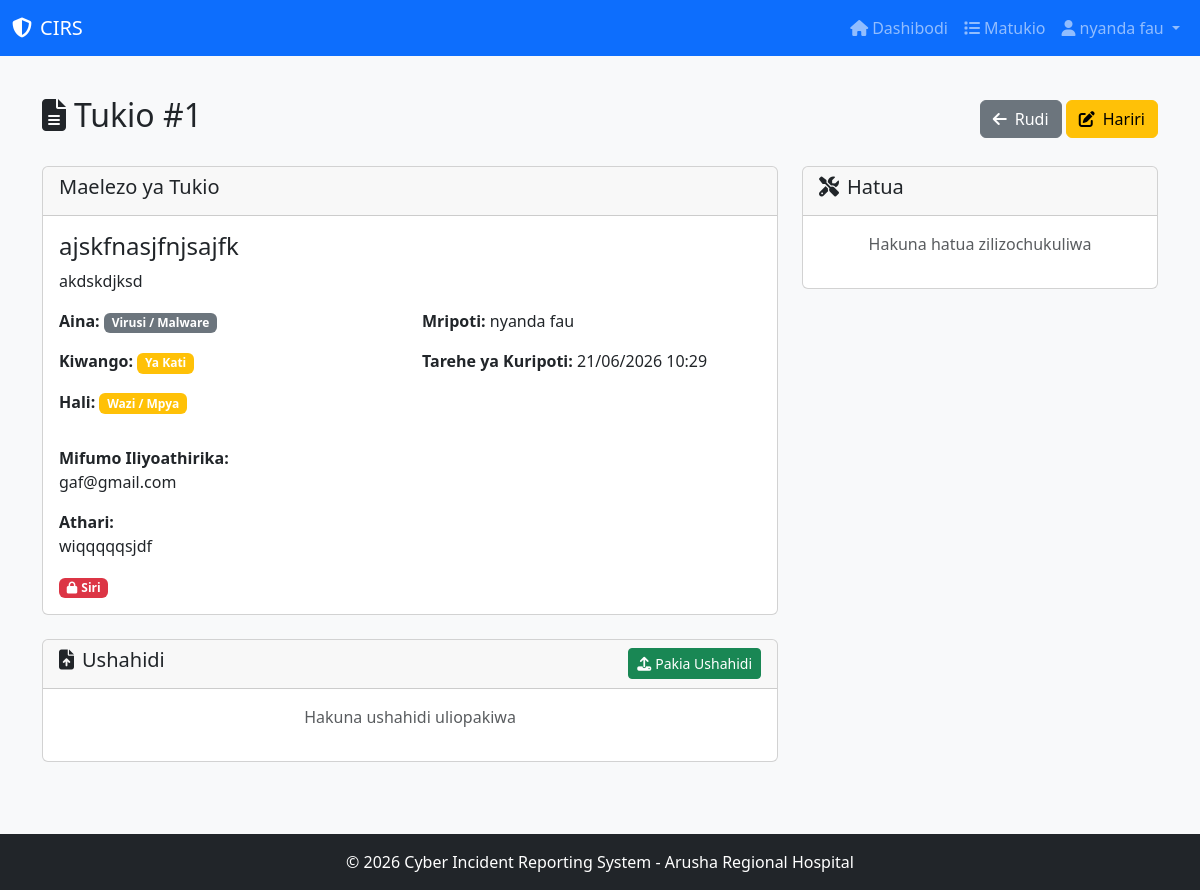
The page /incidents/1/ (signed in) on the database its author committed.
### cyberincident/models.py (models this page shows, shortened)
class Incident(models.Model):
    CATEGORY_CHOICES = [
        ('phishing', 'Ulaghai wa Barua Pepe'),
        ('ransomware', 'Mashambulizi ya Ransomware'),
        ('unauthorized', 'Upatikanaji Bila Idhini'),
        ('malware', 'Virusi / Malware'),
        ('ddos', 'Mashambulizi ya DDoS'),
        ('insider', 'Tishio la Ndani'),
        ('data_breach', 'Uvujaji wa Data'),
        ('other', 'Nyingine'),
    ]
    STATUS_CHOICES = [
        ('open', 'Wazi / Mpya'),
        ('investigating', 'Inachunguzwa'),
        ('contained', 'Imezuiliwa'),
        ('resolved', 'Imetatuliwa'),
        ('closed', 'Imefungwa'),
    ]
    PRIORITY_CHOICES = [
        ('low', 'Ya Chini'),
        ('medium', 'Ya Kati'),
        ('high', 'Ya Juu'),
        ('critical', 'Muhimu Sana'),
    ]
    title = models.CharField(max_length=200, verbose_name='Kichwa')
    description = models.TextField(verbose_name='Maelezo')
    category = models.CharField(max_length=20, choices=CATEGORY_CHOICES, verbose_name='Aina')
    status = models.CharField(max_length=20, choices=STATUS_CHOICES, default='open', verbose_name='Hali')
    priority = models.CharField(max_length=10, choices=PRIORITY_CHOICES, default='medium', verbose_name='Kiwango')
    reporter = models.ForeignKey(User, on_delete=models.CASCADE, related_name='reported_incidents', verbose_name='Mripoti')
    assigned_to = models.ForeignKey(User, on_delete=models.SET_NULL, null=True, blank=True, related_name='assigned_incidents', verbose_name='Imepewa')
    affected_systems = models.TextField(blank=True, null=True, verbose_name='Mifumo Iliyoathirika')
    impact_description = models.TextField(blank=True, null=True, verbose_name='Athari')
    root_cause = models.TextField(blank=True, null=True, verbose_name='Chanzo')
    reported_at = models.DateTimeField(auto_now_add=True, verbose_name='Tarehe ya Kuripoti')
    updated_at = models.DateTimeField(auto_now=True, verbose_name='Tarehe ya Sasisho')
    resolved_at = models.DateTimeField(blank=True, null=True, verbose_name='Tarehe ya Kutatuliwa')
    is_confidential = models.BooleanField(default=False, verbose_name='Siri')
    is_escalated = models.BooleanField(default=False, verbose_name='Imepelekwa Juu')
    def get_status_color(self):
        colors = {
            'open': 'warning',
            'investigating': 'info',
            'contained': 'primary',
            'resolved': 'success',
            'closed': 'secondary',
        }
        return colors.get(self.status, 'secondary')
    def get_priority_color(self):
        colors = {
            'low': 'success',
            'medium': 'warning',
            'high': 'danger',
            'critical': 'danger',
        }
        return colors.get(self.priority, 'secondary')
    class Meta:
        ordering = ['-reported_at']

### cyberincident/views.py (the view)
# urls.py: path('incidents/<int:pk>/', views.incident_detail, name='incident_detail'),
@login_required
def incident_detail(request, pk):
    incident = get_object_or_404(Incident, id=pk)
    try:
        profile = request.user.profile
        is_ict = profile.role in ['ict', 'admin']
    except:
        is_ict = False
    if not is_ict and incident.reporter != request.user:
        messages.error(request, 'Huna ruhusa ya kuona tukio hili.')
        return redirect('incident_list')
    evidences = incident.evidences.all()
    actions = incident.actions.all().order_by('-timestamp')
    context = {
        'incident': incident,
        'evidences': evidences,
        'actions': actions,
        'is_ict': is_ict,
    }
    return render(request, 'incident_detail.html', context)

### cyberincident/templates/incident_detail.html (shortened to what this page needs)
{% extends "base.html" %}
{% block content %}
<div class="d-flex justify-content-between align-items-center mb-4">
    <h2><i class="fas fa-file-alt me-2"></i>Tukio #{{ incident.id }}</h2>
    <div>
        <a href="{% url 'incident_list' %}" class="btn btn-secondary">
            <i class="fas fa-arrow-left me-2"></i>Rudi
        </a>
        {% if user.profile.role == 'ict' or user.profile.role == 'admin' or incident.reporter == user %}
        <a href="{% url 'incident_update' incident.id %}" class="btn btn-warning">
            <i class="fas fa-edit me-2"></i>Hariri
        </a>
        {% endif %}
    </div>
</div>
<div class="row">
    <div class="col-md-8">
        <div class="card mb-4">
            <div class="card-header">
                <h5>Maelezo ya Tukio</h5>
            </div>
            <div class="card-body">
                <h4>{{ incident.title }}</h4>
                <p>{{ incident.description }}</p>
                <div class="row mt-3">
                    <div class="col-md-6">
                        <p><strong>Aina:</strong> <span class="badge bg-secondary">{{ incident.get_category_display }}</span></p>
                        <p><strong>Kiwango:</strong> <span class="badge bg-{{ incident.get_priority_color }}">{{ incident.get_priority_display }}</span></p>
                        <p><strong>Hali:</strong> <span class="badge bg-{{ incident.get_status_color }}">{{ incident.get_status_display }}</span></p>
                    </div>
                    <div class="col-md-6">
                        <p><strong>Mripoti:</strong> {{ incident.reporter.get_full_name|default:incident.reporter.username }}</p>
                        <p><strong>Tarehe ya Kuripoti:</strong> {{ incident.reported_at|date:"d/m/Y H:i" }}</p>
                    </div>
                </div>
                {% if incident.affected_systems %}
                <div class="mt-3">
                    <strong>Mifumo Iliyoathirika:</strong>
                    <p>{{ incident.affected_systems }}</p>
                </div>
                {% endif %}
                {% if incident.impact_description %}
                <div class="mt-3">
                    <strong>Athari:</strong>
                    <p>{{ incident.impact_description }}</p>
                </div>
                {% endif %}
                {% if incident.is_confidential %}
                <div class="mt-3">
                    <span class="badge bg-danger"><i class="fas fa-lock me-1"></i>Siri</span>
                </div>
                {% endif %}
            </div>
        </div>
        <div class="card mb-4">
            <div class="card-header d-flex justify-content-between align-items-center">
                <h5><i class="fas fa-file-upload me-2"></i>Ushahidi</h5>
                <a href="{% url 'evidence_upload' incident.id %}" class="btn btn-sm btn-success">
                    <i class="fas fa-upload me-1"></i>Pakia Ushahidi
                </a>
            </div>
            <div class="card-body">
                {% if evidences %}
                <div class="table-responsive">
                    <table class="table">
                        <thead>
                            <tr>
                                <th>Faili</th>
                                <th>Maelezo</th>
                                <th>Ukubwa</th>
                                <th>Tarehe</th>
                                <th>Vitendo</th>
                            </tr>
                        </thead>
                        <tbody>
                            {% for evidence in evidences %}
                            <tr>
                                <td>
                                    <i class="fas {{ evidence.get_icon_class }} me-2"></i>
                                    {{ evidence.file_name }}
                                </td>
                                <td>{{ evidence.description|default:"-" }}</td>
                                <td>{{ evidence.get_file_size_display }}</td>
                                <td>{{ evidence.uploaded_at|date:"d/m/Y H:i" }}</td>
                                <td>
                                    <a href="{{ evidence.file.url }}" target="_blank" class="btn btn-sm btn-info">
                                        <i class="fas fa-download"></i>
                                    </a>
                                    {% if user.profile.role == 'ict' or user.profile.role == 'admin' or evidence.uploaded_by == user %}
                                    <a href="{% url 'evidence_delete' evidence.id %}" class="btn btn-sm btn-danger">
                                        <i class="fas fa-trash"></i>
                                    </a>
                                    {% endif %}
                                </td>
                            </tr>
                            {% endfor %}
                        </tbody>
                    </table>
                </div>
                {% else %}
                <p class="text-muted text-center">Hakuna ushahidi uliopakiwa</p>
                {% endif %}
            </div>
        </div>
    </div>
    <div class="col-md-4">
        <div class="card">
            <div class="card-header d-flex justify-content-between align-items-center">
                <h5><i class="fas fa-tools me-2"></i>Hatua</h5>
            </div>
            <div class="card-body">
                {% if actions %}
                <div class="timeline">
                    {% for action in actions %}
                    <div class="timeline-item">
                        <div class="d-flex justify-content-between">
                            <strong>
                                <i class="fas {{ action.get_action_icon }} me-1"></i>
                                {{ action.get_action_type_display }}
                            </strong>
                            <small class="text-muted">{{ action.timestamp|date:"d/m/Y H:i" }}</small>
                        </div>
                        <p class="mb-1">{{ action.action_text }}</p>
                        <div class="d-flex justify-content-between align-items-center">
                            <small class="text-muted">Mtekelezaji: {{ action.performer.get_full_name|default:action.performer.username }}</small>
                            {% if action.is_completed %}
                            <span class="badge bg-success"><i class="fas fa-check me-1"></i>Imekamilika</span>
                            {% else %}
                            <span class="badge bg-warning"><i class="fas fa-clock me-1"></i>Inaendelea</span>
                            {% endif %}
                        </div>
                        {% if action.notes %}
                        <small class="text-muted d-block mt-1">Maelezo: {{ action.notes }}</small>
                        {% endif %}
                        <hr>
                    </div>
                    {% endfor %}
                </div>
                {% else %}
                <p class="text-muted text-center">Hakuna hatua zilizochukuliwa</p>
                {% endif %}
            </div>
        </div>
    </div>
</div>
{% endblock %}

### cyberincident/templates/base.html (shortened to what this page needs)
<!DOCTYPE html>
<html lang="sw">
<head>
    <link href="https://cdn.jsdelivr.net/npm/bootstrap@5.3.0/dist/css/bootstrap.min.css" rel="stylesheet">
    <link rel="stylesheet" href="https://cdnjs.cloudflare.com/ajax/libs/font-awesome/6.4.0/css/all.min.css">
    {% load static %}
    <link rel="stylesheet" href="{% static 'css/style.css' %}">
</head>
<body>
    <nav class="navbar navbar-expand-lg navbar-dark bg-primary">
        <div class="container-fluid">
            <a class="navbar-brand" href="{% url 'index' %}">
                <i class="fas fa-shield-alt me-2"></i>CIRS
            </a>
            <div class="collapse navbar-collapse" id="navbarNav">
                <ul class="navbar-nav ms-auto">
                    {% if user.is_authenticated %}
                        <li class="nav-item">
                            <a class="nav-link" href="{% url 'dashboard' %}">
                                <i class="fas fa-home me-1"></i>Dashibodi
                            </a>
                        </li>
                        <li class="nav-item">
                            <a class="nav-link" href="{% url 'incident_list' %}">
                                <i class="fas fa-list me-1"></i>Matukio
                            </a>
                        </li>
                        <li class="nav-item dropdown">
                            <a class="nav-link dropdown-toggle" href="#" role="button" data-bs-toggle="dropdown">
                                <i class="fas fa-user me-1"></i>{{ user.get_full_name|default:user.username }}
                            </a>
                        </li>
                    {% endif %}
                </ul>
            </div>
        </div>
    </nav>
    <div class="container mt-4">
        {% block content %}{% endblock %}
    </div>
    <footer class="bg-dark text-white text-center py-3 mt-5">
        <div class="container">
            <p class="mb-0">&copy; 2026 Cyber Incident Reporting System - Arusha Regional Hospital</p>
        </div>
    </footer>
    {% load static %}
</body>
</html>

### static/css/style.css (style rules this page uses)
* { margin: 0; padding: 0; box-sizing: border-box; }
body { font-family: 'Segoe UI', Tahoma, Geneva, Verdana, sans-serif; background-color: #f8f9fa; min-height: 100vh; display: flex; flex-direction: column; }
footer { margin-top: auto; }

### rows shown on the page
Incident: id "1", title "ajskfnasjfnjsajfk", description "akdskdjksd", category "Virusi / Malware", priority "Ya Kati", status "Wazi / Mpya", reporter.get_full_name "nyanda fau", reported_at "21/06/2026 10:29", affected_systems "gaf@gmail.com", impact_description "wiqqqqqsjdf"

### other values the page prints
{{ user.get_full_name|default:user.username }} "nyanda fau"
